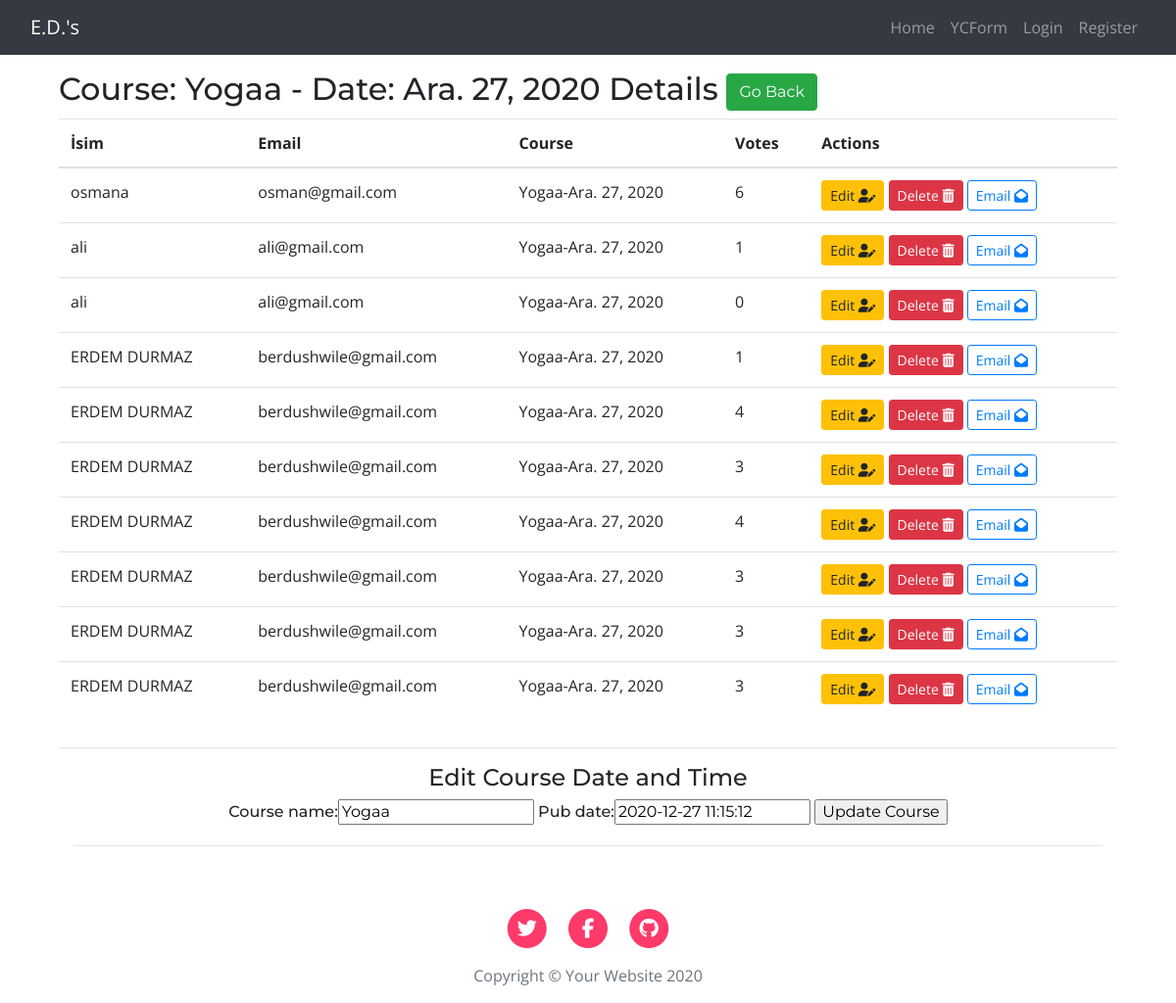
/show-course/1/, run on the app's committed database.
### courses/models.py (models this page shows, shortened)
class Course(models.Model):
    course_name = models.CharField(max_length=200)
    pub_date = models.DateTimeField('date published')

class Attendee(models.Model):
    course = models.ForeignKey(Course, on_delete=models.CASCADE)
    name = models.CharField(max_length=200)
    email = models.CharField(max_length=200)
    votes = models.IntegerField(default=0)

### courses/views.py (the view, shortened to what this page needs)
# urls.py: path('show-course/<int:course_id>/', views.show_course, name= 'show_course'),
def show_course(request, course_id):
    course = get_object_or_404(Course, pk=course_id)
    form = CourseForm({'course_name': course.course_name, 'pub_date':course.pub_date})
    return render(request, template_name='courses/show-course.html', context={'course': course, 'form':form})

### courses/forms.py
class CourseForm(forms.Form):
    course_name = forms.CharField(max_length=100)
    pub_date = forms.DateTimeField()

### templates/courses/show-course.html (shortened to what this page needs)
{% extends '../base.html' %}
{% block content %}
<div class="container mt-3">
    <div class="row">
        <div class="col-lg-12 mx-auto ">
            <h1>Course: {{course.course_name}} - Date: {{course.pub_date|date}} Details
                <a href="{% url 'courses:courses' %}"><button type="button" class="btn btn-success ">Go Back </button></a>
            </h1>
            <table class="table table-hover">
                <thead>
                    <tr>
                        <th scope="col">İsim</th>
                        <th scope="col">Email</th>
                        <th scope="col">Course</th>
                        <th scope="col">Votes</th>
                        <th scope="col">Actions</th>
                    </tr>
                </thead>
                <tbody>
                    {%for attendee in course.attendee_set.all %}
                    <tr>
                        <td>
                            <p style="margin:0px">{{ attendee.name }}</p>
                        </td>
                        <td>
                            <p style="margin:0px">{{ attendee.email }}</p>
                        </td>
                        <td>
                            <p style="margin:0px">{{ course.course_name}}-{{ course.pub_date|date}}</p>
                        </td>
                        <td>
                            <p style="margin:0px">{{ attendee.votes}}</p>
                        </td>
                        <td>
                            <a href="{% url 'courses:update_attendee' attendee.id course.id %}"><button type="button"
                                    class="btn btn-warning btn-sm">Edit <i class="fas fa-user-edit"></i></button></a>
                            <a href="{% url 'courses:delete_attendee' attendee.id %}"><button type="button" class="btn btn-danger btn-sm">Delete <i
                                        class="fas fa-trash-alt"></i></button></a>
                            <a href="#"><button type="button" class="btn btn-outline-primary btn-sm">Email <i
                                        class="fas fa-envelope-open"></i></button></a>
                        </td>
                    </tr>
                    {%endfor %}
            </table>
        </div>
    </div>
    <hr>
    <div class="container mx-auto">
        <h4 class="text-center"> Edit Course Date and Time </h4>
            <h6 class="text-center"><form action="{% url 'courses:show_course' course.id %}" method="post" novalidate>
                {{ form}}
                <input type="submit" value="Update Course">
            </form>
        </h6>
        <hr>
    </div>
    {% endblock %}

### courses/static/courses/css/style.css (style rules this page uses)
body { font-family: 'Open Sans', sans-serif; font-size: 16px }
.h1, .h2, .h3, .h4, .h5, .h6, h1, h2, h3, h4, h5, h6 { font-family: 'Montserrat', sans-serif; font-weight:500; }
h1 { font-size:2rem }
a { color: #fd3a69; }

### data on the page
Course: course_name "Yogaa", pub_date "Ara. 27, 2020", pub_date "2020-12-27 11:15:12"
Attendee: name "osmana", email "osman@gmail.com", votes "6"
Attendee: name "ali", email "ali@gmail.com", votes "1"
Attendee: name "ali", email "ali@gmail.com", votes "0"
Attendee: name "ERDEM DURMAZ", email "berdushwile@gmail.com", votes "1"
Attendee: name "ERDEM DURMAZ", email "berdushwile@gmail.com", votes "4"
Attendee: name "ERDEM DURMAZ", email "berdushwile@gmail.com", votes "3"
Attendee: name "ERDEM DURMAZ", email "berdushwile@gmail.com", votes "4"
Attendee: name "ERDEM DURMAZ", email "berdushwile@gmail.com", votes "3"
Attendee: name "ERDEM DURMAZ", email "berdushwile@gmail.com", votes "3"
Attendee: name "ERDEM DURMAZ", email "berdushwile@gmail.com", votes "3"
